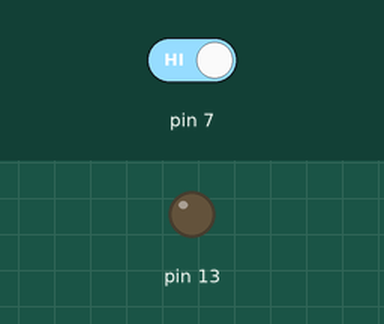
A sketch run on a simulated Arduino Uno, built with avr-gcc and run on an emulated ATmega328P. Parts: output pins drawn as LEDs (lit = HIGH). The inputs (shaded band) are chosen by the test bench; at power-on: pin 7 HIGH.

Above: at 1.2 s.
1.3 s: pin 7 driven LOW
At 2.1 s:
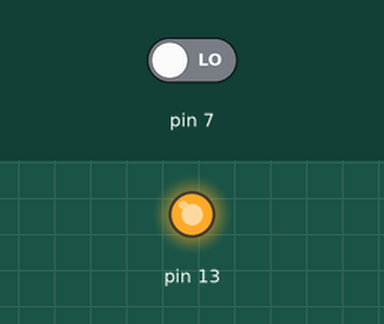
4.3 s: pin 7 driven HIGH
At 5.7 s:
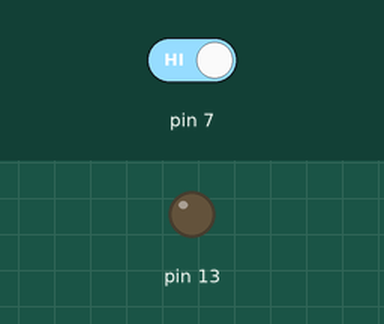
Timing chart, 0 to 7.3 s (numbered marks = the images above; inputs shaded):
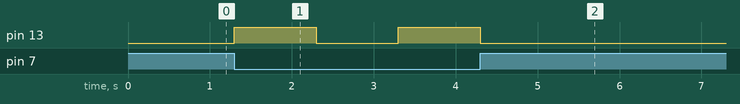

The sketch:

sketch_feb08a.ino
```cpp
void setup()
{
  pinMode(7,INPUT);
  pinMode(13,OUTPUT);
  digitalWrite(13,LOW);
}
void loop()
{
  if (digitalRead(7)==LOW)
  {
    digitalWrite(13,HIGH);
    delay(1000);
    digitalWrite(13,LOW);
    delay(1000);
  }
  else
  {
    digitalWrite(13,LOW);
  }
}
```

Measured:
- after the input at 1.3 s, pin 13: LOW → HIGH at once, → LOW 1.0 s later, → HIGH 1.0 s later
- after the input at 4.3 s, pin 13: goes on until 4.3 s, then stays LOW
